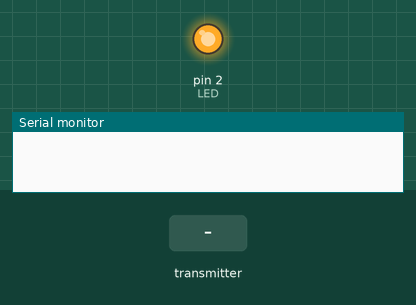
Simulated run of this sketch. Board: Arduino Uno, built with avr-gcc and run on an emulated ATmega328P. Shown: output pins drawn as LEDs (lit = HIGH), the last lines printed to the serial monitor. The inputs (shaded band) are chosen by the test bench. No radio packets arrive unless stated.

Above: at 0.1 s.
At 2.7 s:
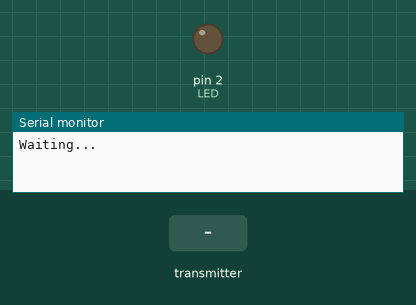
2.8 s: the transmitter starts sending c = 0
Timing chart, 0 to 5.8 s (numbered marks = the images above; inputs shaded):
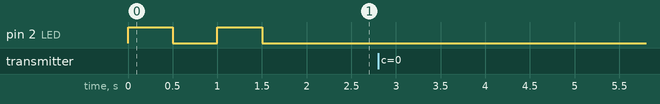

The sketch:

receiver.ino
```cpp
#include <SPI.h>
#include <RF24.h>

#define LED 2

RF24 radio(9,10);
byte address[6] = "1Node";


void setup() {
    pinMode(LED, 1);
    digitalWrite(LED, 1);
    delay(500);
    digitalWrite(LED, 0);
    delay(500);
    digitalWrite(LED, 1);
    delay(500);
    digitalWrite(LED, 0);

    Serial.begin(9600);
    Serial.println("Waiting...");

    radio.begin();
    radio.setPALevel(RF24_PA_LOW);

    radio.openReadingPipe(1, address);
    radio.enableDynamicAck();
    radio.startListening();
}

void loop() {
    char c;
    if (radio.available()) {
        while (radio.available()) {
            radio.read(&c, sizeof(char));
        }
        Serial.print("Got message: ");
        Serial.println(c);
        if (c == 'N') {
            digitalWrite(LED, 1);
        } else if (c == 'F') {
            digitalWrite(LED, 0);
        }
    }
}
```
